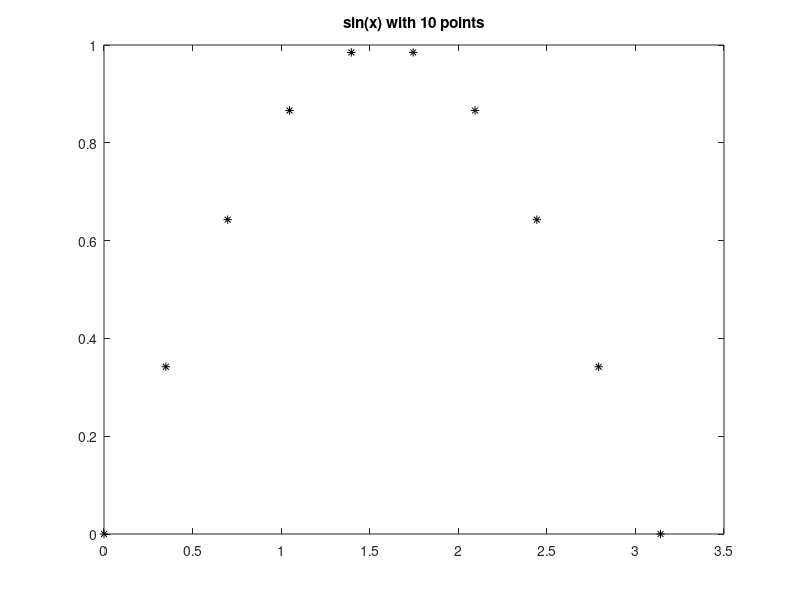
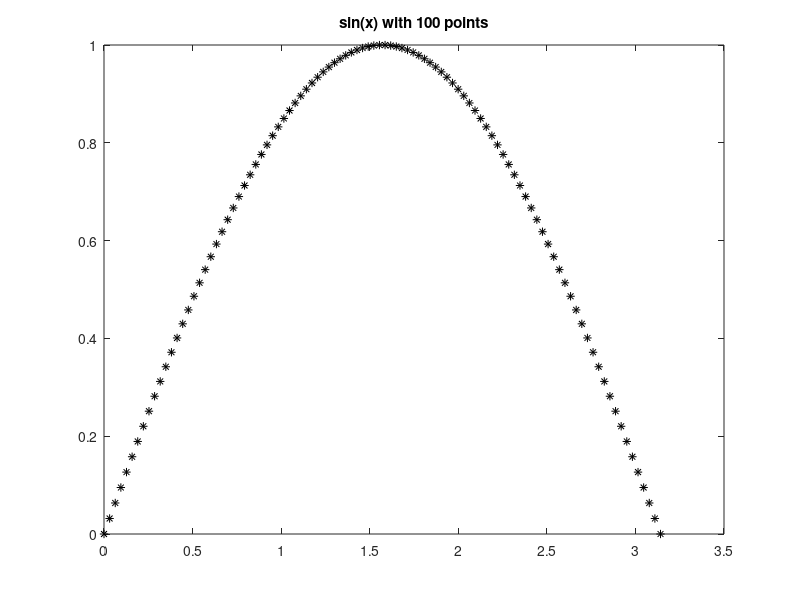

MATLAB code to generate these figures, in order:
% Plots sin(x) with 10 points and 100 points in the range 0 to pi

x = linspace(0,pi,10);
y = sin(x);
clf
figure(1)
plot(x,y, 'k*')
title('sin(x) with 10 points')
figure(2)
x = linspace(0,pi);
y = sin(x);
plot(x,y, 'k*')
title('sin(x) with 100 points')
